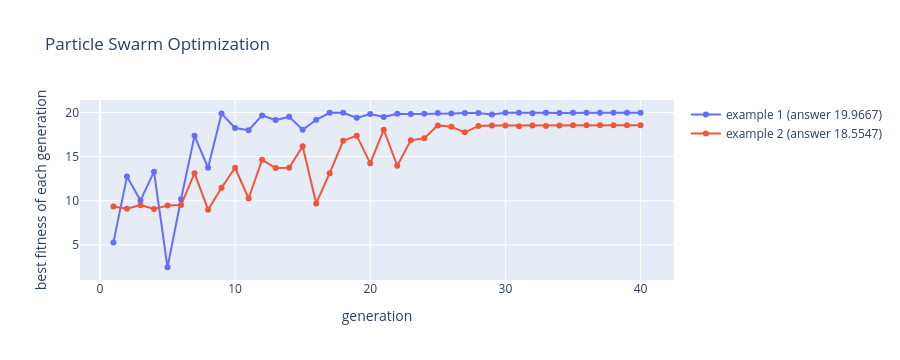

Here is the notebook cell this chart was saved with:
### Markdown cell above
### 每一代的最佳適應值

原程式最後畫 `plot(1:gen_no,bestfit,'o',1:gen_no,bestfit,'-')`。注意 `bestfit` 是「**這一代**粒子中最好的」，不是到目前為止的最好值，所以曲線會上下跳動：

### Code cell
fig = go.Figure()
fig.add_scatter(x=np.arange(1, 41), y=r1["bestfit"], mode="lines+markers", name="example 1 (answer 19.9667)")
fig.add_scatter(x=np.arange(1, 41), y=r2["bestfit"], mode="lines+markers", name="example 2 (answer 18.5547)")
fig.update_layout(title="Particle Swarm Optimization", xaxis_title="generation", yaxis_title="best fitness of each generation", height=360)
fig.show()

### Figure 1 — Plotly figure (JSON) as saved in the notebook; plotly's stock layout.template omitted (floating-point values rounded to 4 significant figures)
{"data": [{"mode": "lines+markers", "name": "example 1 (answer 19.9667)", "type": "scatter", "x": [1, 2, 3, 4, 5, 6, 7, 8, 9, 10, 11, 12, 13, 14, 15, 16, 17, 18, 19, 20, 21, 22, 23, 24, 25, 26, 27, 28, 29, 30, 31, 32, 33, 34, 35, 36, 37, 38, 39, 40], "y": [5.283, 12.74, 10.02, 13.29, 2.47, 10.17, 17.35, 13.74, 19.87, 18.24, 17.98, 19.67, 19.13, 19.51, 18.04, 19.16, 19.96, 19.95, 19.38, 19.81, 19.48, 19.86, 19.82, 19.86, 19.93, 19.89, 19.93, 19.92, 19.78, 19.95, 19.96, 19.92, 19.95, 19.94, 19.96, 19.96, 19.96, 19.96, 19.96, 19.96]}, {"mode": "lines+markers", "name": "example 2 (answer 18.5547)", "type": "scatter", "x": [1, 2, 3, 4, 5, 6, 7, 8, 9, 10, 11, 12, 13, 14, 15, 16, 17, 18, 19, 20, 21, 22, 23, 24, 25, 26, 27, 28, 29, 30, 31, 32, 33, 34, 35, 36, 37, 38, 39, 40], "y": [9.337, 9.091, 9.503, 9.069, 9.46, 9.511, 13.13, 8.985, 11.47, 13.74, 10.26, 14.64, 13.71, 13.72, 16.16, 9.699, 13.12, 16.79, 17.37, 14.23, 18.04, 13.96, 16.84, 17.07, 18.53, 18.39, 17.75, 18.47, 18.51, 18.52, 18.44, 18.52, 18.48, 18.52, 18.55, 18.55, 18.54, 18.54, 18.55, 18.55]}], "layout": {"height": 360, "title": {"text": "Particle Swarm Optimization"}, "xaxis": {"title": {"text": "generation"}}, "yaxis": {"title": {"text": "best fitness of each generation"}}}}
